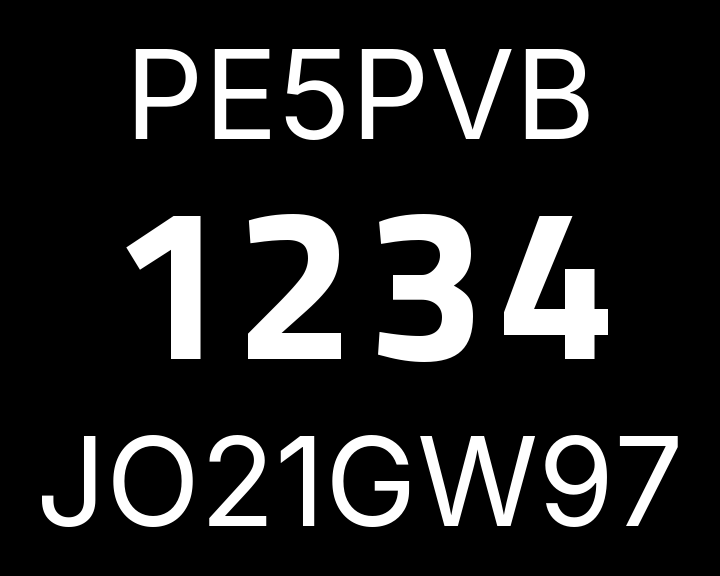
#> input picture images/atv-contest.png, 720 x 576 px
$ python convert_image.py ../../images/atv-contest.png
#> lines starting #> are read from the running program, lines starting #| are printed output that depends on the picture; after the words box and inside, x2 and y2 are one past the last pixel; in counts of white or black regions, pixels touching at a corner belong together
#> in main, im is the input picture: PIL image 720x576 RGB; min 0, max 255, mean 37.1
#| ../../images/atv-contest.png: 720x576
### Firmware/tools/asmtable.py
"""Writes a table into the source tree as assembler text.

WHY NOT A .bin AND .incbin. The assembler resolves an .incbin path
against the WORKING DIRECTORY, and that is not something the source tree
can pin down: PlatformIO runs from the project root, while the Arduino
IDE starts its build service once, before any sketch is opened, so its
working directory can never be the sketch folder. The C preprocessor
resolves #include against the directory of the INCLUDING FILE, which is
exactly what is needed, so the tables go out as text and the .S includes
them from next door.

It costs 2.66 times the size in the source tree and 0.06 s per table to
assemble, both measured.
"""
import io
import os
import re

NL = chr(10)


def write_table(path, data):
    """The bytes as .4byte lines, little endian, padded to a whole word.

    Padding is safe because the length that the firmware works with is the
    count in the generated _data.h and never the size of the symbol.
    """
    data = bytes(data)
    data += bytes((-len(data)) % 4)
    words = [int.from_bytes(data[i:i + 4], "little") for i in range(0, len(data), 4)]
    lines = []
    for i in range(0, len(words), 8):
        lines.append(".4byte " + ",".join("%#x" % w for w in words[i:i + 8]))
    with io.open(path, "w", encoding="ascii", newline=NL) as fh:
        fh.write("// GENERATED -- do not edit by hand." + NL)
        fh.write("// One .4byte per four bytes of the table, little endian." + NL)
        fh.write(NL.join(lines) + NL)
    return os.path.getsize(path)


# [13 lines left out: function read_table, not called in this run]

### Firmware/tools/convert_image.py
"""
Converts an ordinary image into a full screen picture in flash.

    python tools/convert_image.py photo.jpg myphoto "My photo"

produces src/testcards/myphoto_raw.inc, _raw.S and myphoto.cpp. After
that, two more lines by hand: PATTERN_MYPHOTO in pattern.h and in the
table in main.cpp.

    python tools/convert_image.py photo.jpg --port COM33 --slot 16

writes no files but sends the same converted data over the serial port
to one of the Custom slots. It ends up in a reserved part of flash and
survives a power cut; see src/photoflash.h. The same conversion, so the
same colour space, the same scaling and the same level limiting, and no
second implementation that can drift out of step.

Unlike the test cards this does NOT go through the run length encoding.
A photograph does not encode: nearly every pixel differs from its
neighbour. So it sits in flash unprocessed and is read straight out per
picture line. That costs 810 kB of flash and not a byte of RAM.

It needs 22.5 MB/s without a break (1440 bytes per 64 us), which is why
the QSPI clock divisor matters here. See CFG_FLASH_CLKDIV in config.h.

FLICKER FILTER. By default a photograph goes through a filter that takes
the interlace twitter out; see anti_twitter(). It costs vertical
sharpness, because that twitching component IS vertical detail. With
--flicker 0.5 you leave half of it in and with --flicker 0 nothing is
done about it.

Aspect ratio: the 720x576 raster is shown on a 4:3 screen, so the pixels
are slightly wider than they are tall. An image with square pixels is
converted for that and by default fits with black bars; with --fill it
is cropped instead. A source that is already exactly 720x576 passes
through one to one, since it was clearly made for this raster already.
With --square you can force it to be treated as square pixels after all.
"""

import argparse
import io
import os
import sys

import numpy as np

from asmtable import write_table
from PIL import Image

# Bump this on any change to the pixel arithmetic below (fit_in(),
# anti_twitter(), to_422()) and bump ImageConvert.AlgoVersion in
# PC Software/src/ImageConvert.cs to the same number in the same
# commit. compare.py checks the two match before it trusts its own
# byte-for-byte result.
ALGO_VERSION = 1

SCREEN_W, SCREEN_H = 720, 576
OUT_DIR = os.path.join(os.path.dirname(os.path.abspath(__file__)), "..", "src",
                       "testcards")

# On a 4:3 screen a picture pixel is 720/576 divided by 4/3 times as wide
# as it is tall.
PIXEL_ASPECT = (4.0 / 3.0) / (SCREEN_W / SCREEN_H)

FS = 13.5e6          # luma sampling
FSC = 4433618.75     # PAL colour subcarrier


def fit_in(im, fill, square):
    """Scale to 720x576 without mangling the aspect ratio."""
    if im.size == (SCREEN_W, SCREEN_H) and not square:
        # Already exactly the video raster: then this is not an image
        # with square pixels but a picture that is meant this way. Leave
        # it alone, otherwise it wrongly gets bars left and right.
        print("  already 720x576, passes through one to one")
        return im

    # From screen ratio to raster ratio: a raster pixel is wider than it
    # is tall, so fewer of them fit side by side. Divide, do not
    # multiply.
    source = im.width / im.height / PIXEL_ASPECT
    target = SCREEN_W / SCREEN_H
    if (source > target) != fill:
        w = SCREEN_W
        h = max(1, int(round(SCREEN_W / source)))
    else:
        h = SCREEN_H
        w = max(1, int(round(SCREEN_H * source)))
    im = im.resize((w, h), Image.LANCZOS)

    canvas = Image.new("RGB", (SCREEN_W, SCREEN_H), (0, 0, 0))
    canvas.paste(im, ((SCREEN_W - w) // 2, (SCREEN_H - h) // 2))
    return canvas


# [28 lines left out: function notch_luma, not called in this run]


def anti_twitter(channel, strength):
    """Take the interlace twitter out of a channel.

    WHY THIS IS NEEDED. Even picture rows go to field 1 and odd ones to
    field 2 (see video.cpp). Anything that changes sign from row to row
    therefore sits differently in the one field than in the other, and
    that shows as flicker at 25 Hz. In the drawn test cards we solve that
    by giving thin horizontal bands an even number of rows, but a
    photograph cannot be laid out so neatly: the edge of a roof, a
    striped shirt or a horizontal branch produces exactly such an
    alternation.

    THE KERNEL IS DERIVED AND NOT CHOSEN. The difference between the
    fields on row y is d[y] = I[y] - (I[y-1]+I[y+1])/2. For a signal that
    alternates per row, I[y] = A(-1)^y, that works out to d[y] = 2*I[y];
    check it. Taking half of d off therefore wipes that component out
    exactly:

        I[y] - d[y]/2 = I[y]/2 + (I[y-1]+I[y+1])/4

    and that is the kernel [1,2,1]/4. Its response at the alternating
    frequency is exactly 0; at half of that still 0.655 and at a fifth
    still 0.905. So it is not a general softening but a targeted damping
    of precisely the thing that blinks.

    WHAT IT COSTS. Vertical sharpness, and that is unavoidable: the
    twitching component IS vertical detail. `strength` sets the balance:
    1.0 takes it out completely, 0.0 leaves the photograph alone. In
    between it is mixed linearly, so 0.5 leaves half of the alternating
    component in.

    The edge rows are repeated rather than counted as black; otherwise
    the top and bottom picture rows get a dark hem.
    """
    if strength <= 0:
        return channel
    out = np.empty_like(channel)
    above = np.vstack([channel[:1], channel[:-1]])
    below = np.vstack([channel[1:], channel[-1:]])
    smooth = 0.5 * channel + 0.25 * above + 0.25 * below
    out[:] = channel + strength * (smooth - channel)
    return out


def to_422(rgb, notch_hz=0.0, flicker=1.0):
    """sRGB to 4:2:2 YCbCr at studio levels (Y 16..235, chroma 16..240)."""
#> called with notch_hz = 0, flicker = 1
    r, g, b = (rgb[..., i].astype(np.float64) / 255.0 for i in range(3))
    y = 0.299 * r + 0.587 * g + 0.114 * b
    cb = 128 + 112 * (b - y) / 0.886
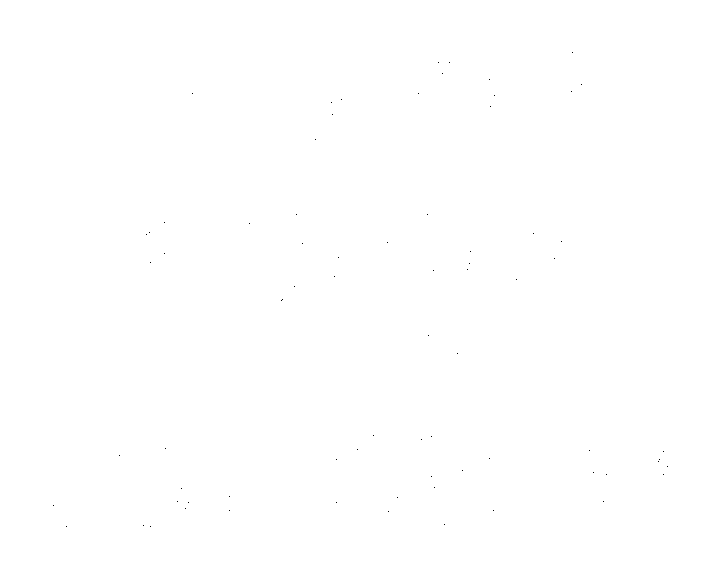
#> cb: shape (576, 720) float64; values 128 (black) and 128 (white), 100% white; black in thin lines or dots, all inside (x1, y1, x2, y2) = (53, 52, 668, 527)
    cr = 128 + 112 * (r - y) / 0.701
    y = 16 + 219 * y
    if notch_hz > 0:
        y = notch_luma(y, notch_hz)

    # Take the twitter out BEFORE anything is rounded or limited, and on
    # all three channels: in 4:2:2 chroma is halved horizontally but it
    # is complete vertically, so a colour edge can blink just as well as
    # a brightness edge.
    y = anti_twitter(y, flicker)
#> in anti_twitter, `above = np.vstack([channel[:1], channel[:-1]])`:
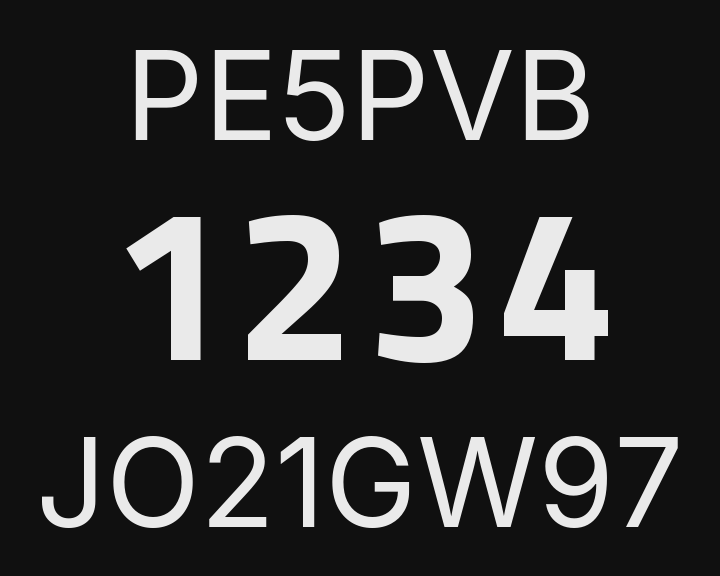
#> above: shape (576, 720) float64; min 16, max 235, mean 47.9
#> in anti_twitter, `below = np.vstack([channel[1:], channel[-1:]])`:
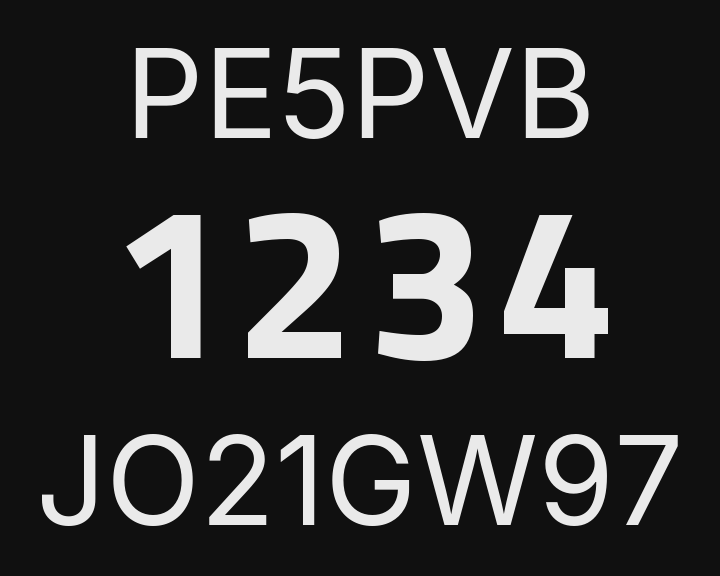
#> below: shape (576, 720) float64; min 16, max 235, mean 47.9
    cb = anti_twitter(cb, flicker)
    cr = anti_twitter(cr, flicker)

    # Halve the chroma by averaging pairs, not by throwing one of them
    # away: that saves ragged colour edges.
    cb = (cb[:, 0::2] + cb[:, 1::2]) / 2
#> cb: shape (576, 360) float64; every value is 128
    cr = (cr[:, 0::2] + cr[:, 1::2]) / 2
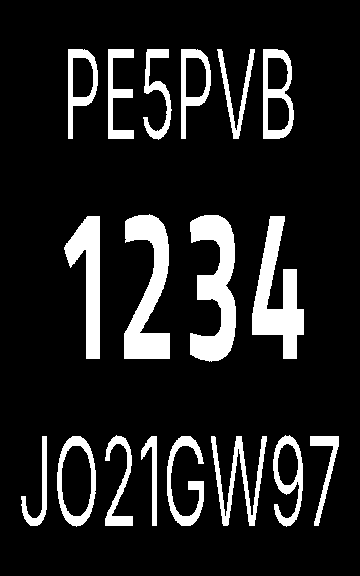
#> cr: shape (576, 360) float64; values 128 (black) and 128 (white), 13.2% white; 18 white regions, largest, box (x1, y1, x2, y2) and area: (190, 215, 236, 362) 3899, (124, 214, 170, 359) 3624, (252, 216, 304, 359) 3583

    lines = np.zeros((SCREEN_H, SCREEN_W * 2), np.uint8)
    lines[:, 1::2] = np.clip(np.round(y), 16, 235)
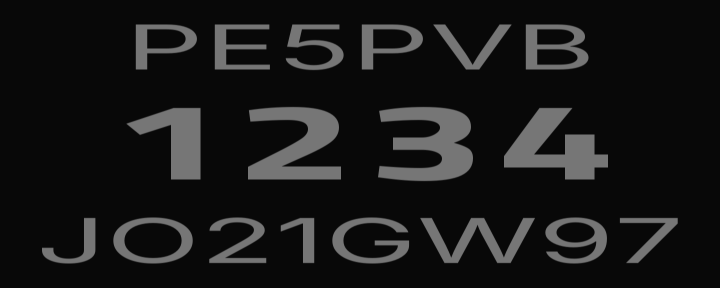
#> lines: shape (576, 1440) (shown at 1/2 size); min 0, max 235, mean 23.9
    lines[:, 0::4] = np.clip(np.round(cb), 16, 240)
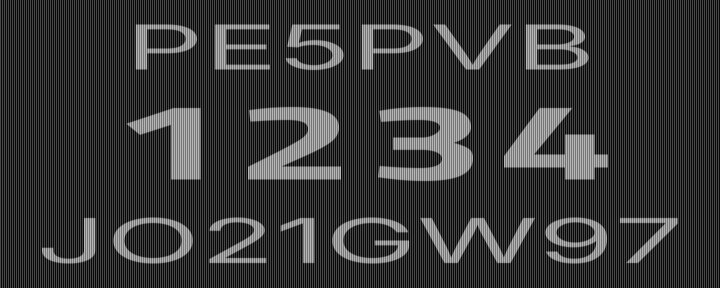
#> lines: shape (576, 1440) (shown at 1/2 size); min 0, max 235, mean 55.9
    lines[:, 2::4] = np.clip(np.round(cr), 16, 240)
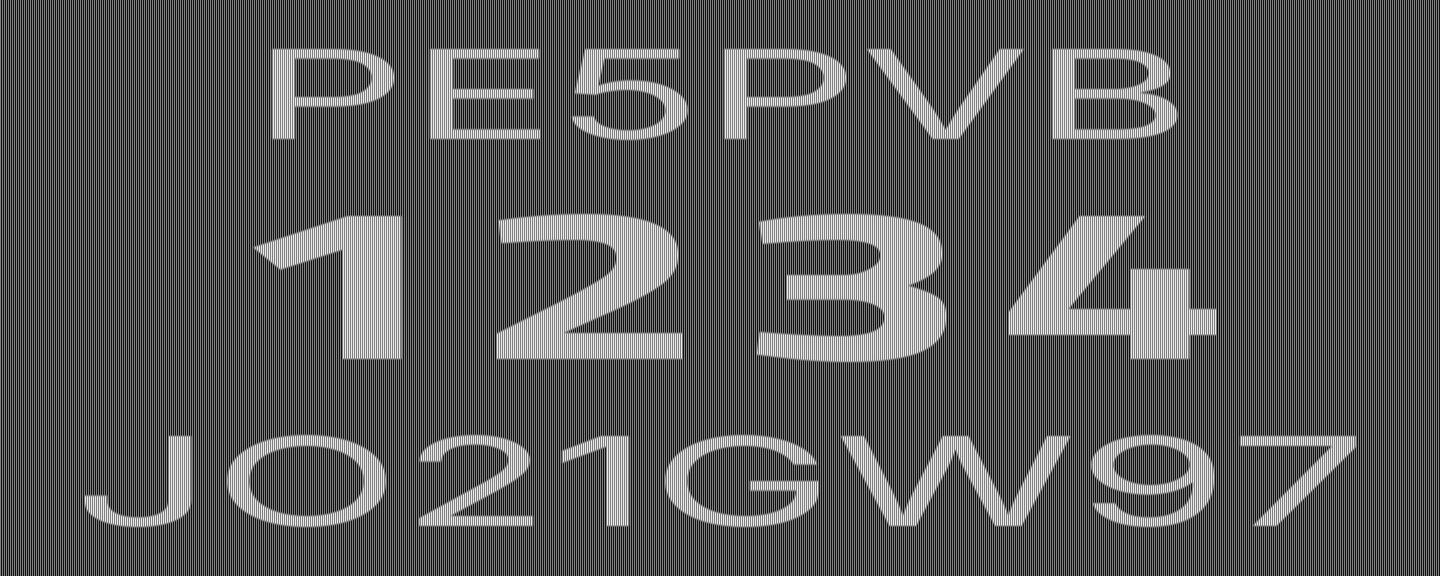
#> lines: shape (576, 1440); min 16, max 235, mean 87.9
    return lines


SECTOR = 4096


# The words an error message from the board is recognised by. They belong
# to the TEXT of the firmware and not to the protocol, so if the wording
# changes there, this list goes with it. That has gone wrong once.
ERROR_WORDS = (b"failed", b"aborted", b"too small", b"does not exist")


# [14 lines left out: function wait_for, not called in this run]


class UploadError(Exception):
    """Something went wrong during the upload.

    A type of its own and not a SystemExit: the configurator wants to
    show the message in a window instead of terminating the program.
    """


# [90 lines left out: function upload, not called in this run]


def main():
    p = argparse.ArgumentParser(description=__doc__,
                                formatter_class=argparse.RawDescriptionHelpFormatter)
    p.add_argument("image")
    p.add_argument("name", nargs="?", default="upload",
                   help="lower case, becomes the file name and the symbol")
    p.add_argument("title", nargs="?", help="what appears in the serial list")
    p.add_argument("--fill", action="store_true",
                   help="crop until the picture is filled, instead of black bars")
    p.add_argument("--square", action="store_true",
                   help="treat a 720x576 source as square pixels after all")
    p.add_argument("--port", metavar="COMx",
                   help="do not write a file but send to the board over the serial port")
    p.add_argument("--slot", type=int, choices=range(1, 17), default=1, metavar="1..16",
                   help="which uploadable test card: 1 = Custom 1 (default) through 16")
    p.add_argument("--flicker", type=float, default=1.0, metavar="STRENGTH",
                   help="0 through 1: how much of the interlace twitter is taken out "
                        "(default 1, so all of it; costs vertical sharpness)")
    p.add_argument("--notch", type=float, default=0.0, metavar="MHZ",
                   help="take a band of this width around 4.43 MHz out of the luma, "
                        "against cross colour on fine detail (try 1.0)")
    a = p.parse_args()
    title = a.title or a.name

    im = Image.open(a.image).convert("RGB")
    print("%s: %dx%d" % (a.image, im.width, im.height))
    canvas = fit_in(im, a.fill, a.square)
    lines = to_422(np.array(canvas), a.notch * 1e6, a.flicker)

    if a.port:
        try:
            return upload(a.port, lines, os.path.basename(a.image), a.slot)
        except UploadError as e:
            raise SystemExit(str(e))

    nl = chr(10)
    write_table("%s/%s_raw.inc.h" % (OUT_DIR, a.name), lines.tobytes())
    print("  src/testcards/%s_raw.inc.h: %d bytes of table" % (a.name, lines.size))
#|   src/testcards/upload_raw.inc.h: 829440 bytes of table

    with io.open("%s/%s_raw.S" % (OUT_DIR, a.name), "w", encoding="utf-8", newline=nl) as fh:
        fh.write("""// GENERATED by tools/convert_image.py -- do not edit by hand.
//
// An unprocessed picture in flash: %d rows of %d bytes, 4:2:2.
.section .rodata
.balign 4
.global %s_raw
%s_raw:
#include "%s_raw.inc.h"
""" % (SCREEN_H, SCREEN_W * 2, a.name, a.name, a.name))
        # The size as well, so that this file changes content when the
        # data changes. Without that the build environment links the old
        # object; see the explanation in convert_rom_pattern.py.
        fh.write("// %s_raw.inc.h: %d bytes%s" % (a.name, lines.size, chr(10)))

    with io.open("%s/%s.cpp" % (OUT_DIR, a.name), "w", encoding="utf-8", newline=nl) as fh:
        fh.write("""// GENERATED by tools/convert_image.py -- source: %s
//
// A full screen image, unprocessed in flash: %d rows of %d bytes. No run
// length encoding and no palette, because there is nothing to be gained
// from those on a photograph. So it costs 810 kB of flash and not a byte
// of RAM.
//
// Per picture line 1440 bytes are copied out of flash. That needs
// 22.5 MB/s without a break, which is what sets CFG_FLASH_CLKDIV in
// config.h.
#include <string.h>

#include "gfx.h"
#include "pattern.h"

extern "C" {
extern const uint8_t %s_raw[];
}

static void %sInit() {}

static void %sRenderRow(uint8_t *base, int y) {
  memcpy(base, %s_raw + (unsigned)y * (SCREEN_W * 2), SCREEN_W * 2);
}

const Pattern PATTERN_%s = {"%s", %sInit, %sRenderRow, nullptr};
""" % (os.path.basename(a.image), SCREEN_H, SCREEN_W * 2, a.name, a.name, a.name, a.name,
       a.name.upper(), title, a.name, a.name))

    print("  src/testcards/%s_raw.S and src/testcards/%s.cpp written" % (a.name, a.name))
    print()
    print("Still to be added:")
    print("  pattern.h : extern const Pattern PATTERN_%s;" % a.name.upper())
    print("  main.cpp  : &PATTERN_%s in the PATTERNS table" % a.name.upper())


if __name__ == "__main__":
    sys.exit(main())
#> (the program exits here)
